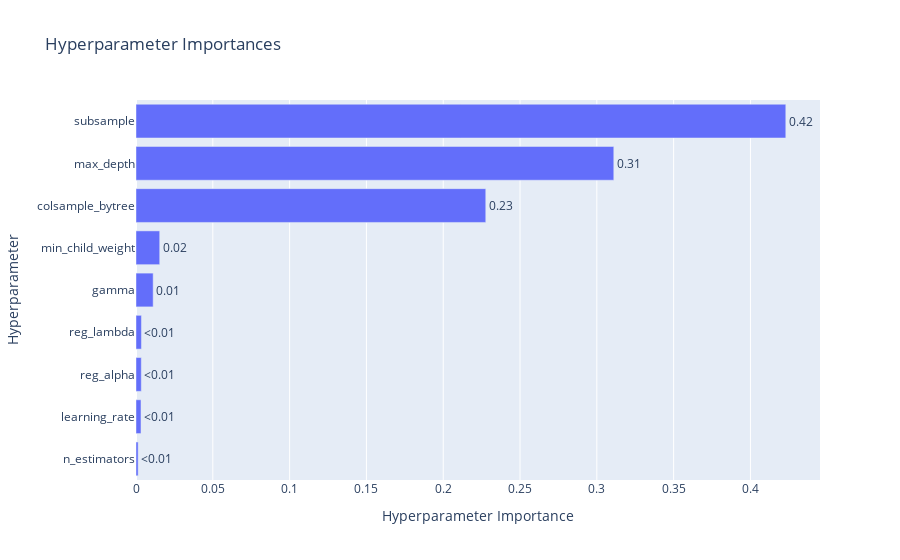

The code cell stored with this chart in its notebook:
### Code cell
# optuna.visualization.plot_optimization_history(study)
# optuna.visualization.plot_parallel_coordinate(study)
# optuna.visualization.plot_slice(study)
optuna.visualization.plot_param_importances(study)

### Figure 1 — Plotly figure (JSON) as saved in the notebook; plotly's stock layout.template omitted (floating-point values rounded to 4 significant figures)
{"data": [{"cliponaxis": false, "hovertemplate": ["n_estimators (IntDistribution): 0.0013973404827217996<extra></extra>", "learning_rate (FloatDistribution): 0.0032419732040777846<extra></extra>", "reg_alpha (FloatDistribution): 0.003440663388095172<extra></extra>", "reg_lambda (FloatDistribution): 0.0035370736194078965<extra></extra>", "gamma (FloatDistribution): 0.011174603818634497<extra></extra>", "min_child_weight (IntDistribution): 0.015444637153974611<extra></extra>", "colsample_bytree (FloatDistribution): 0.22769989238605726<extra></extra>", "max_depth (IntDistribution): 0.3110418501248537<extra></extra>", "subsample (FloatDistribution): 0.42302196582217716<extra></extra>"], "name": "Objective Value", "orientation": "h", "text": ["<0.01", "<0.01", "<0.01", "<0.01", "0.01", "0.02", "0.23", "0.31", "0.42"], "textposition": "outside", "type": "bar", "x": [0.001397, 0.003242, 0.003441, 0.003537, 0.01117, 0.01544, 0.2277, 0.311, 0.423], "y": ["n_estimators", "learning_rate", "reg_alpha", "reg_lambda", "gamma", "min_child_weight", "colsample_bytree", "max_depth", "subsample"]}], "layout": {"title": {"text": "Hyperparameter Importances"}, "xaxis": {"title": {"text": "Hyperparameter Importance"}}, "yaxis": {"title": {"text": "Hyperparameter"}}}}
